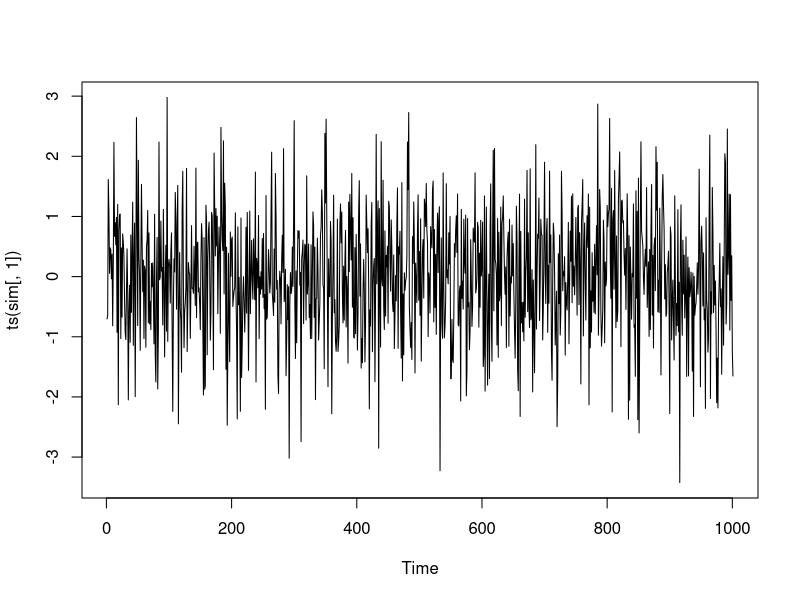
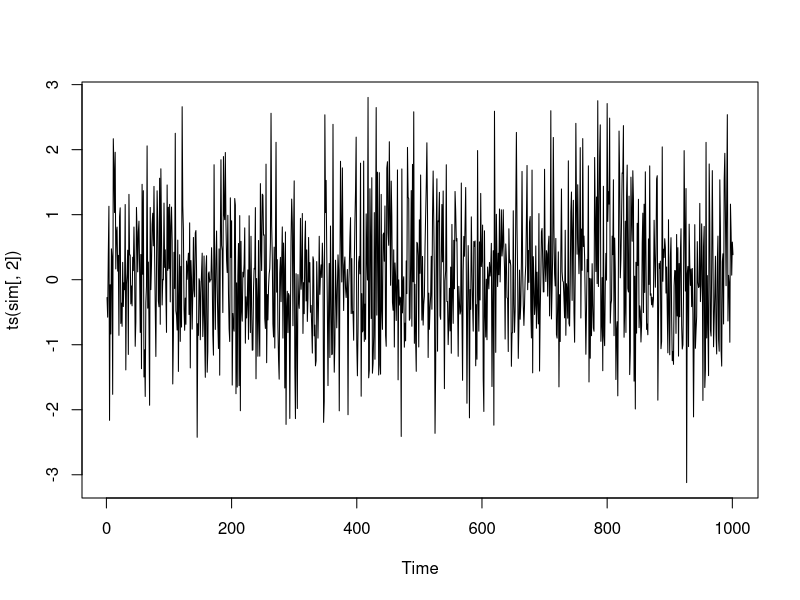
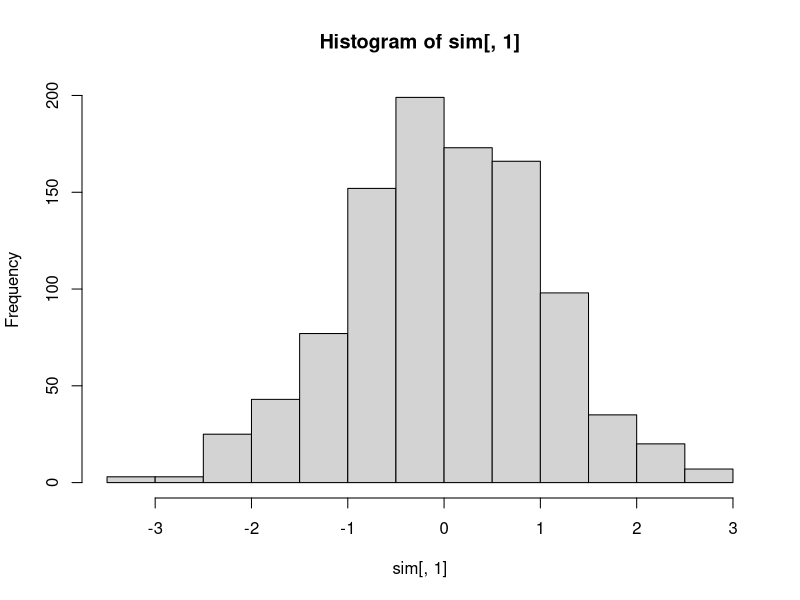
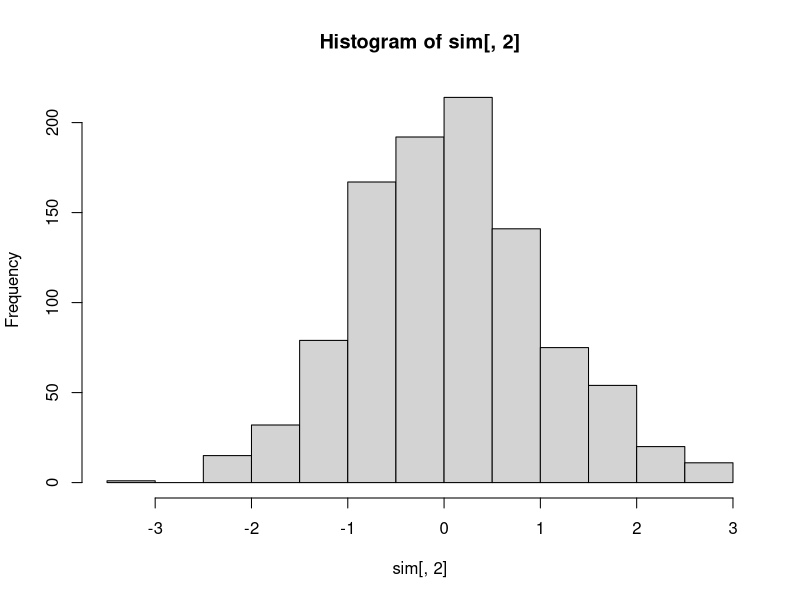
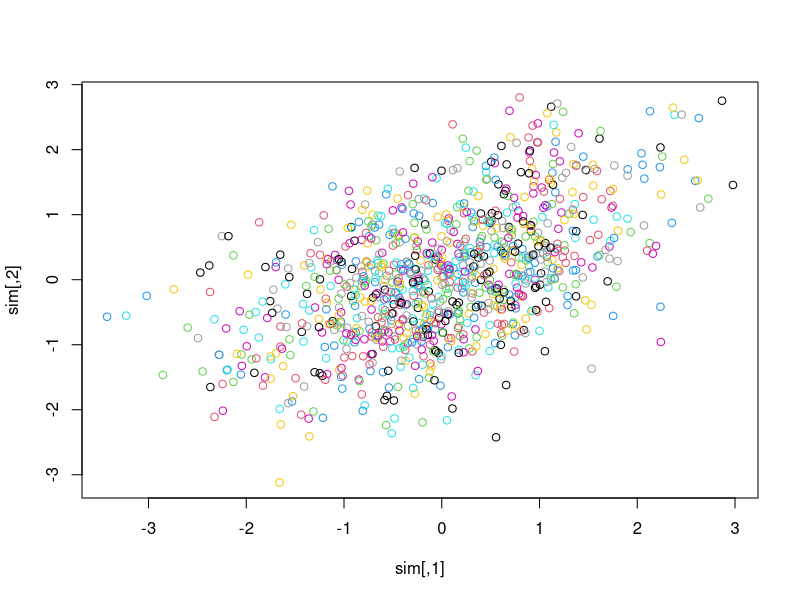
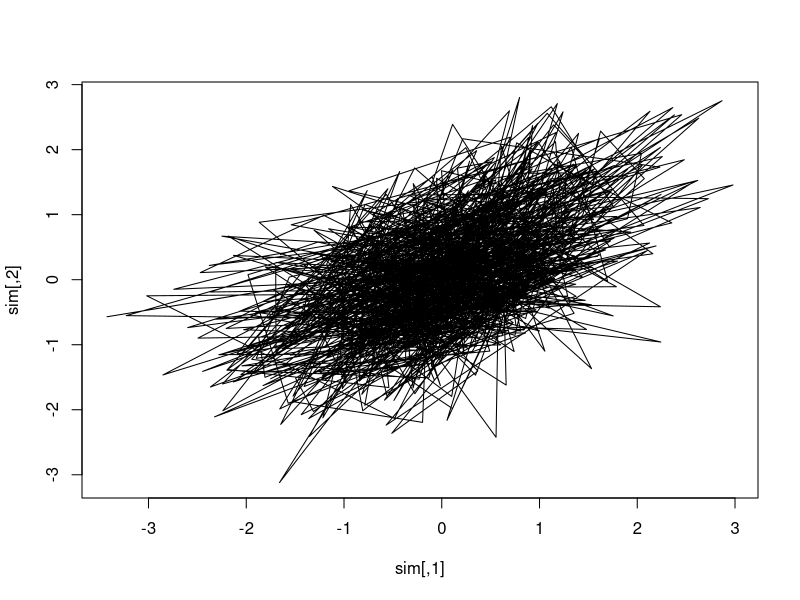

The R source for these figures, in order:
N = 26000 # Total number of iterations
rho = 0.5

simx = simy = vector()
simx[1] = simy[1] = 0 # Initialise vectors

# Gibbs sampler
for(i in 2:N){
  simx[i] = rnorm(1,rho*simy[i-1],sqrt(1-rho^2))
  simy[i] = rnorm(1,rho*simx[i],sqrt(1-rho^2))
}

# burnin and thinning
burnin = 1000
thinning = 25

# Gibbs sample
sim = cbind(simx[seq(from=burnin,to=N,by=thinning)],simy[seq(from=burnin,to=N,by=thinning)])

# A diagnosis tool to assess the convergence of the sampler
plot(ts(sim[,1]))
plot(ts(sim[,2]))

# Plots of the marginals and the joint distribution

hist(sim[,1])
hist(sim[,2])

plot(sim,col=1:1000)
plot(sim,type="l")